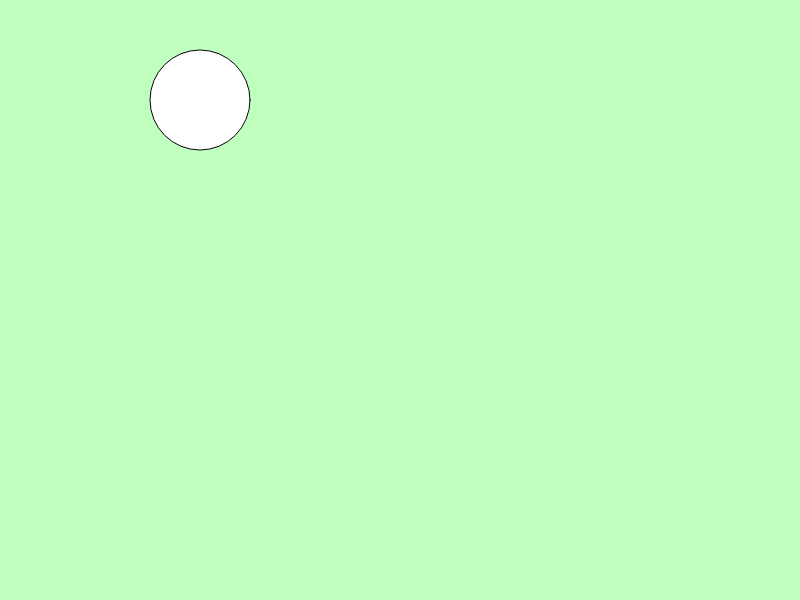
Frame 1 (no input)
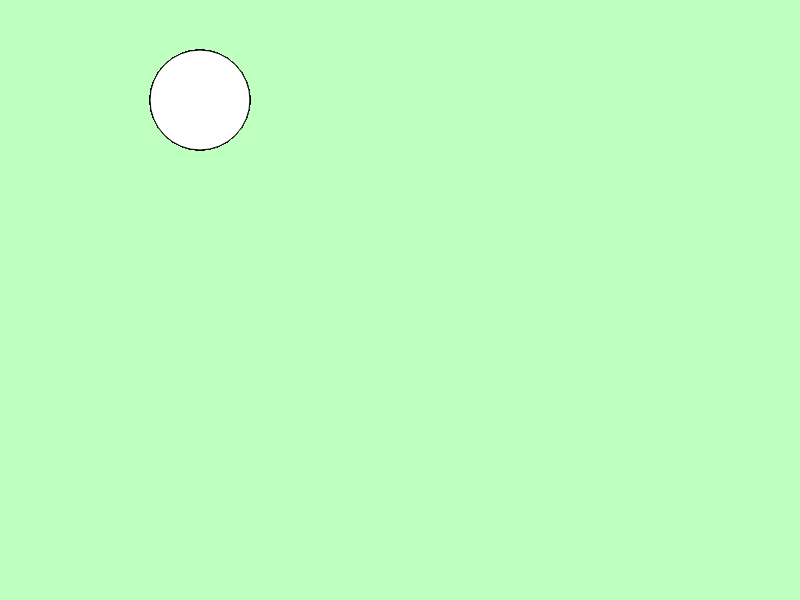
Frame 60 (no input)
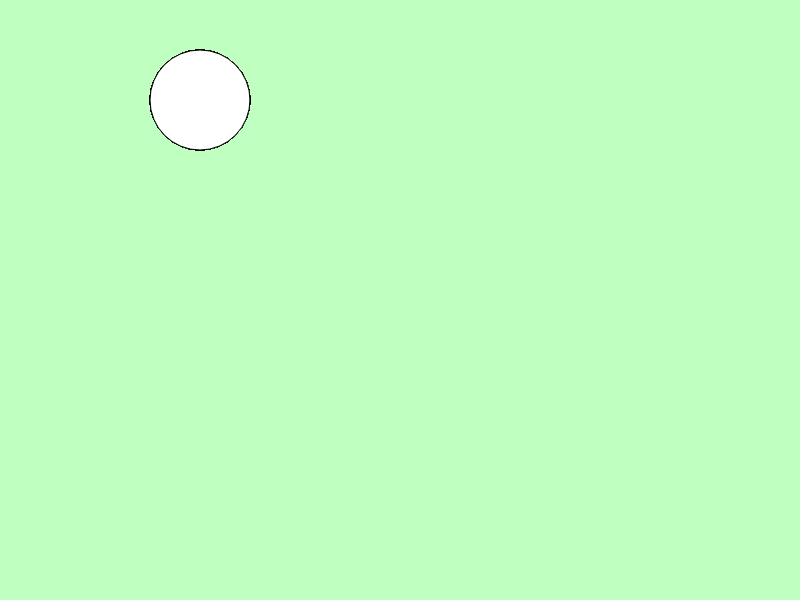
Frame 120 (the mouse pressed at the canvas centre since frame 60)

The p5.js sketch that drew these frames (run headless with seeded random() and noise() and a simulated clock; from frame 60 on, the mouse is pressed at the canvas centre):

// p5.js sketch
// ── sketch.js
var starX = 200;
var starY = 100;

function setup() {
  createCanvas(displayWidth,displayHeight);
  background('rgba(0, 255, 0, 0.25)');
}

function draw() {
  // put drawing code here
  ellipse(starX,starY,starY,starY);
}
